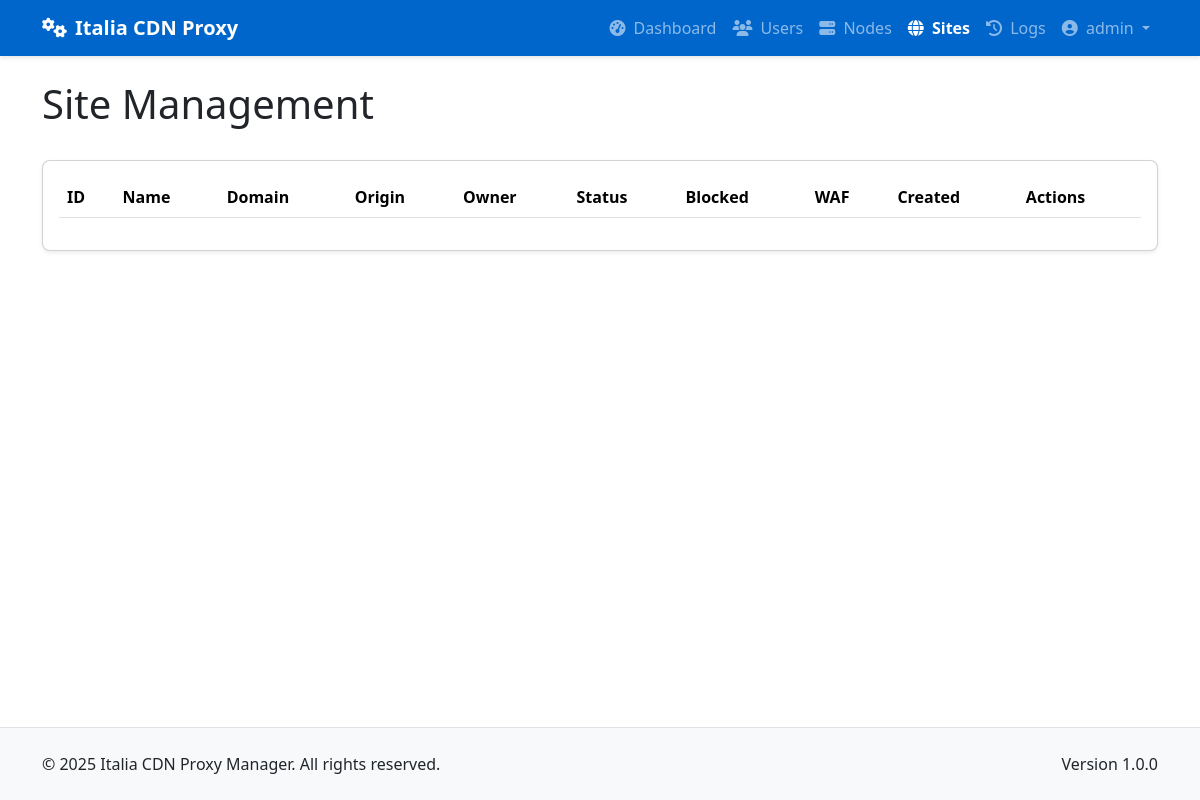
Page /admin/sites (signed in) on the earlier database version.
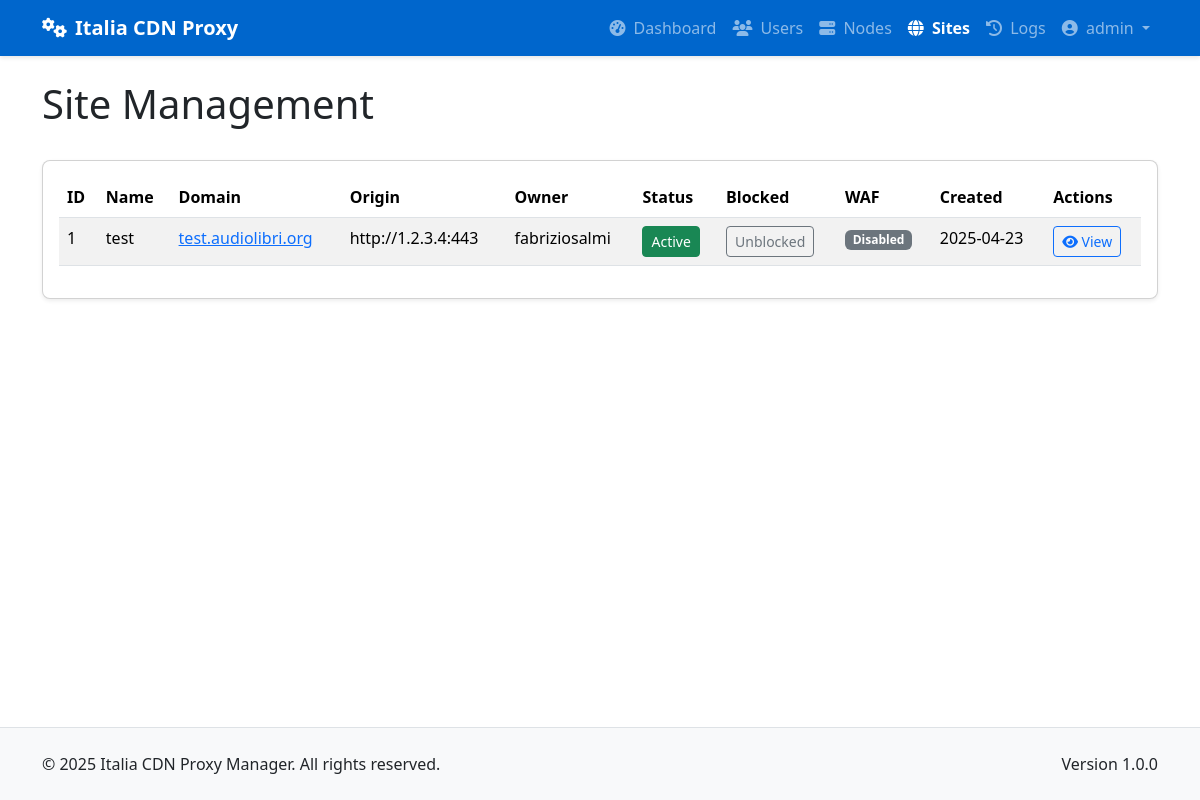
Same page on the later database version.
### app/models/models.py (models this page shows, shortened)
class Site(db.Model):
    __tablename__ = 'sites'
    id = db.Column(db.Integer, primary_key=True)
    name = db.Column(db.String(64), nullable=False)
    domain = db.Column(db.String(255), unique=True, nullable=False)
    protocol = db.Column(db.String(10), nullable=False, default='https')  # http or https
    origin_address = db.Column(db.String(255), nullable=False)  # Backend server address
    origin_port = db.Column(db.Integer, nullable=False)
    user_id = db.Column(db.Integer, db.ForeignKey('users.id'), nullable=False)
    is_active = db.Column(db.Boolean, default=True)
    is_blocked = db.Column(db.Boolean, default=False) # Add this line
    use_waf = db.Column(db.Boolean, default=False)
    created_at = db.Column(db.DateTime, default=datetime.utcnow)
    updated_at = db.Column(db.DateTime, default=datetime.utcnow, onupdate=datetime.utcnow)
    custom_config = db.Column(db.Text, nullable=True)  # Additional Nginx configuration
    site_nodes = db.relationship('SiteNode', backref='site', lazy='dynamic')
    ssl_certificates = db.relationship('SSLCertificate', backref='site', lazy='dynamic')

class User(db.Model):
    __tablename__ = 'users'
    id = db.Column(db.Integer, primary_key=True)
    username = db.Column(db.String(64), unique=True, index=True, nullable=False)
    email = db.Column(db.String(120), unique=True, index=True, nullable=False)
    password_hash = db.Column(db.String(128), nullable=False)
    role = db.Column(db.String(20), nullable=False, default='client')  # 'admin' or 'client'
    is_active = db.Column(db.Boolean, default=True)
    created_at = db.Column(db.DateTime, default=datetime.utcnow)
    last_login = db.Column(db.DateTime, nullable=True)
    sites = db.relationship('Site', backref='owner', lazy='dynamic')
    def is_admin(self):
        return self.role == 'admin'

### app/controllers/admin.py (the view)
@admin.route('/sites')
@login_required
@admin_required
def list_sites():
    sites = Site.query.all()
    return render_template('admin/sites/list.html', sites=sites)

### app/models/__init__.py (called while the page is built)
@login_manager.user_loader
def load_user(user_id):
    return User.query.get(int(user_id))

### app/services/access_control.py (called while the page is built)
def admin_required(f):
    @wraps(f)
    def decorated_function(*args, **kwargs):
        if not current_user.is_admin():
            flash('You need admin privileges to access this page.', 'error')
            return abort(403)
        return f(*args, **kwargs)
    return decorated_function

### app/templates/admin/sites/list.html (shortened to what this page needs)
{% extends 'base.html' %}
{% block content %}
<div class="container py-4">
    <div class="d-flex justify-content-between align-items-center mb-4">
        <h1>Site Management</h1>
    </div>
    <div class="card shadow-sm">
        <div class="card-body">
            <div class="table-responsive">
                <table class="table table-striped table-hover">
                    <thead>
                        <tr>
                            <th>ID</th>
                            <th>Name</th>
                            <th>Domain</th>
                            <th>Origin</th>
                            <th>Owner</th>
                            <th>Status</th>
                            <th>Blocked</th>
                            <th>WAF</th>
                            <th>Created</th>
                            <th>Actions</th>
                        </tr>
                    </thead>
                    <tbody>
                        {% for site in sites %}
                        <tr class="{% if site.is_blocked %}table-danger{% endif %}">
                            <td>{{ site.id }}</td>
                            <td>{{ site.name }}</td>
                            <td>
                                <a href="{{ site.protocol }}://{{ site.domain }}" target="_blank" rel="noopener noreferrer">
                                    {{ site.domain }}
                                </a>
                            </td>
                            <td>{{ site.protocol }}://{{ site.origin_address }}:{{ site.origin_port }}</td>
                            <td>{{ site.owner.username }}</td>
                            <td>
                                <form method="POST" action="{{ url_for('admin.toggle_site_active', site_id=site.id) }}" class="d-inline">
                                    <button type="submit" class="btn btn-sm btn-{{ 'success' if site.is_active else 'secondary' }}">
                                        {{ 'Active' if site.is_active else 'Inactive' }}
                                    </button>
                                </form>
                            </td>
                            <td>
                                <form method="POST" action="{{ url_for('admin.toggle_site_blocked', site_id=site.id) }}" class="d-inline">
                                    <button type="submit" class="btn btn-sm btn-{{ 'danger' if site.is_blocked else 'outline-secondary' }}">
                                        {{ 'Blocked' if site.is_blocked else 'Unblocked' }}
                                    </button>
                                </form>
                            </td>
                            <td><span class="badge bg-{{ 'success' if site.use_waf else 'secondary' }}">
                                {{ 'Enabled' if site.use_waf else 'Disabled' }}
                            </span></td>
                            <td>{{ site.created_at.strftime('%Y-%m-%d') }}</td>
                            <td>
                                <a href="{{ url_for('admin.view_site', site_id=site.id) }}" class="btn btn-sm btn-outline-primary">
                                    <i class="fas fa-eye"></i> View
                                </a>
                            </td>
                        </tr>
                        {% endfor %}
                    </tbody>
                </table>
            </div>
        </div>
    </div>
</div>
{% endblock %}

Differences in the rows shown:
added Site: id "1", name "test", domain "test.audiolibri.org", protocol "http", origin_address "1.2.3.4", origin_port "443", owner.username "fabriziosalmi", is_active "Active", is_blocked "Unblocked", use_waf "Disabled", created_at "2025-04-23"
